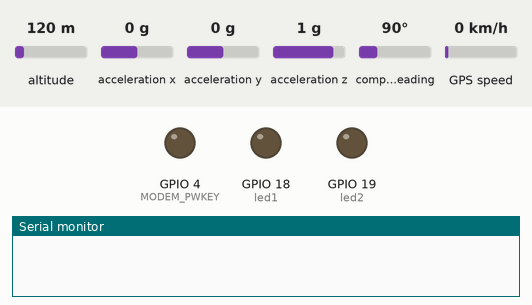
The program below on a simulated ESP32. On the bench: output pins drawn as LEDs (lit = HIGH), the last lines printed to the serial monitor. The inputs (shaded band) are chosen by the test bench; at power-on: acceleration x 0 g, altitude 120 m, acceleration y 0 g, acceleration z 1 g, compass heading 90°, GPS speed 0 km/h. Uploads are accepted with an empty reply; the GPS gets a fix after 3 s at 37.7749, -122.4194 with 8 satellites; pins used as bus, display or sensor lines are not drawn.

Above: at 0.1 s.
At 4.2 s:
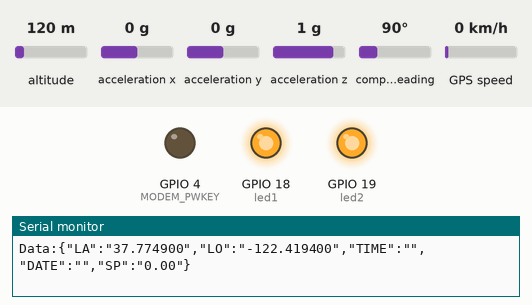
4.3 s: acceleration x set to -1.4 g
Timing chart, 0 to 7.3 s (numbered marks = the images above; inputs shaded):
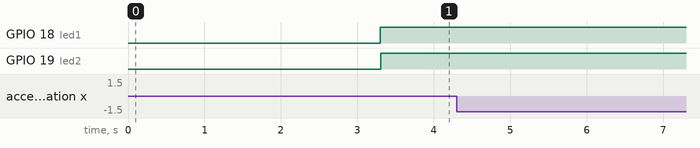

The program:

main.cpp
```cpp
// khai bao hàm và thư viện
#define MODEM_RST 5
#define MODEM_PWKEY 4
#define MODEM_POWER_ON 23
#define MODEM_TX 27
#define MODEM_RX 26
#define I2C_SDA 21
#define I2C_SCL 22
#define led1 18
#define led2 19
#define TINY_GSM_MODEM_SIM800
#define SerialMon Serial
#define SerialAT Serial1

#include <Arduino.h>
#include <SoftwareSerial.h>
#include <Wire.h>
#include <Adafruit_ADXL345_U.h>
#include <Adafruit_Sensor.h>
#include <TinyGsmClient.h>
#include <ArduinoHttpClient.h>
#include <ArduinoJson.h>
#define firstJsonSize 100

Adafruit_ADXL345_Unified accel = Adafruit_ADXL345_Unified();
float a;
// gps
#include <TinyGPS++.h>
long last = 0;
long last2 = 0;
TinyGPSPlus gps;
#define RXPin 15
#define TXPin 14

const char apn[] = "internet";
const char user[] = "";
const char pass[] = "";
// khai báo firebase
const char FIREBASE_HOST[] = "gps-tracking-fdb27-default-rtdb.firebaseio.com";
const String FIREBASE_AUTH = "C2QSRsGczuuebNMepQZ1kQi03zSn5dvCYs4t3cED";
const String FIREBASE_PATH = "/haha/";
const int SSL_PORT = 443;

String months, yeara, days, hours, mi, se;
String lat, lo, sed;

TinyGsm modem(SerialAT);
TinyGsmClientSecure gsm_client_secure_modem(modem, 0);
HttpClient http_client = HttpClient(gsm_client_secure_modem, FIREBASE_HOST, SSL_PORT);
unsigned long previousMillis = 0;
long interval = 10000;
void putToFirebase(const char *method, const String &path, const String &data, HttpClient *http);
void postToFirebase(const char *method, const String &path, const String &data, HttpClient *http);

static const uint32_t GPSBaud = 9600;
SoftwareSerial ss(RXPin, TXPin);
unsigned int move_index = 1;

void ADXL345(); // ham cho gia toc
void checkGPS();
void vitri();
void check_connect();
void get_time();
void blynk()
{
  digitalWrite(led2, HIGH);
  delay(100);
  digitalWrite(led2, LOW);
  delay(100);
}
// hàm setup

void setup()
{

  Serial.begin(9600);
  ss.begin(9600);
  delay(10);
  Wire.begin(I2C_SDA, I2C_SCL);
  pinMode(MODEM_PWKEY, OUTPUT);
  pinMode(MODEM_RST, OUTPUT);
  pinMode(MODEM_POWER_ON, OUTPUT);
  pinMode(led1, OUTPUT);
  pinMode(led2, OUTPUT);

  digitalWrite(MODEM_PWKEY, LOW);
  digitalWrite(MODEM_RST, HIGH);
  digitalWrite(MODEM_POWER_ON, HIGH);
  SerialAT.begin(115200, SERIAL_8N1, MODEM_RX, MODEM_TX);
  delay(3000);
  SerialMon.println("Initializing modem...");
  modem.restart();
  String modemInfo = modem.getModemInfo();
  SerialMon.print("Modem: ");
  SerialMon.println(modemInfo);
  SerialMon.print("Waiting for network...");
  if (!modem.waitForNetwork(240000L))
  {
    SerialMon.println(" fail");
    delay(5000);
    return;
  }
  SerialMon.println(" OK");

  if (modem.isNetworkConnected())
  {
    SerialMon.println("Network connected");
  }

  SerialMon.print(F("Connecting to APN: "));
  SerialMon.print(apn);
  if (!modem.gprsConnect(apn, user, pass))
  {
    SerialMon.println(" fail");
    delay(5000);
    return;
  }
  SerialMon.println(" OK");

  // ADXL345
  if (!accel.begin(0x53))
  {
    Serial.println("No ADXL345 sensor detected.");
    while (1)
      ;
  }
}

void loop()
{
  Serial.print(F("Connecting to "));
  Serial.print(apn);
  if (!modem.gprsConnect(apn, user, pass))
  {
    Serial.println(" fail");
    delay(1000);
    return;
  }
  Serial.println(" OK");
  http_client.connect(FIREBASE_HOST, SSL_PORT);
  while (true)
  {
    if (!http_client.connected())
    {
      Serial.println();
      http_client.stop(); // Shutdown
      Serial.println("HTTP  not connect");
      break;
    }
    else
    {
      digitalWrite(led1, HIGH);
      //digitalWrite(led2,HIGH);
      checkGPS();
      while (ss.available() > 0)
      {
        if (gps.encode(ss.read()))
        {
            float ab = gps.location.lat();
            if (ab > 0)
            {
                 digitalWrite(led2,HIGH);

          get_time();
          lat = String(gps.location.lat(), 6);
          lo = String(gps.location.lng(), 6);
          sed = gps.speed.kmph();

          StaticJsonDocument<256> firstJSON;

          firstJSON["LA"] = lat;
          firstJSON["LO"] = lo;
          firstJSON["TIME"] = hours + mi + se;
          firstJSON["DATE"] = days + yeara + months;
          firstJSON["SP"] = sed;
          char buffer[firstJsonSize];

          serializeJson(firstJSON, buffer);
          Serial.print("Data serialised: ");
          Serial.println(buffer);

          sensors_event_t event;
          accel.getEvent(&event);
          // tinh toán cảm biến ADXL345
          a = sqrt(event.acceleration.x * event.acceleration.x * 0.0078 + event.acceleration.y * event.acceleration.y * 0.0078 + event.acceleration.z * event.acceleration.z * 0.0078);
          if (a < 1)
          {
            // gửi dữ liệu lên Firebase
            postToFirebase("/", "/GPS2/", buffer, &http_client);
          }
          putToFirebase("/", "ecall", String(a), &http_client);
          if (millis() - last >= 50000)
          {
            postToFirebase("/", "/GPS3/", buffer, &http_client);
            last = millis();
          }
          if (millis() - last2 >= 50)

          {
            putToFirebase("/", "/GPS4/", buffer, &http_client);

            last2 = millis();
          }
            }
            else{
              blynk();
            }
        }
      }
    }
  }
}

// cam bien gps

void checkGPS()
{
  if (gps.charsProcessed() < 10)
  {
    Serial.println(F("No GPS detected: check wiring."));
       blynk();
  }
}

void putToFirebase(const char *method, const String &path, const String &data, HttpClient *http)
{
  String response;
  int statusCode = 0;
  http->connectionKeepAlive(); // Currently, this is needed for HTTPS

  String url;
  if (path[0] != '/')
  {
    url = "/";
  }
  url += path + ".json";
  url += "?auth=" + FIREBASE_AUTH;
  Serial.print("POST:");
  Serial.println(url);
  Serial.print("Data:");
  Serial.println(data);

  String contentType = "CONTENT";
  http->put(url, contentType, data);

  statusCode = http->responseStatusCode();
  Serial.print("Status code: ");
  Serial.println(statusCode);
  response = http->responseBody();
  Serial.print("Response: ");
  Serial.println(response);
  if (!http->connected())
  {
    Serial.println();
    http->stop(); // Shutdown
    Serial.println("HTTP POST disconnected");
  }
}
void postToFirebase(const char *method, const String &path, const String &data, HttpClient *http)
{
  String response;
  int statusCode = 0;
  http->connectionKeepAlive(); // Currently, this is needed for HTTPS

  String url;
  if (path[0] != '/')
  {
    url = "/";
  }
  url += path + ".json";
  url += "?auth=" + FIREBASE_AUTH;
  Serial.print("POST:");
  Serial.println(url);
  Serial.print("Data:");
  Serial.println(data);
  String contentType = "CONTENT";
  http->post(url, contentType, data);
  statusCode = http->responseStatusCode();
  Serial.print("Status code: ");
  Serial.println(statusCode);
  response = http->responseBody();
  Serial.print("Response: ");
  Serial.println(response);
  if (!http->connected())
  {
    Serial.println();
    http->stop(); // Shutdown
    Serial.println("HTTP POST disconnected");
  }
}
void get_time()
{
  String timea = modem.getGSMDateTime(DATE_FULL);
  String loca = modem.getGsmLocation();
  Serial.println(loca);
  int splitT = timea.indexOf(",");
  String dayStamp = timea.substring(0, splitT);
  //day
  int t = dayStamp.indexOf("/");
  months = dayStamp.substring(0, t);
  String d2 = dayStamp.substring(t + 1);
  int t1 = d2.indexOf("/");
  yeara = d2.substring(0, t1);
  days = d2.substring(t1 + 1);
  //time
  String timeaa = timea.substring(splitT + 1);
  int ti = timeaa.indexOf("+");
  String time_a = timeaa.substring(0, ti);
  int ti2 = time_a.indexOf(":");
  hours = time_a.substring(0, ti2);
  String hourss = time_a.substring(ti2 + 1);
  int ti3 = hourss.indexOf(":");
  mi = hourss.substring(0, ti3);
  se = hourss.substring(ti3 + 1);

  // Serial.println(hours);
  // Serial.println(mi);
  // Serial.println(se);
}
```
